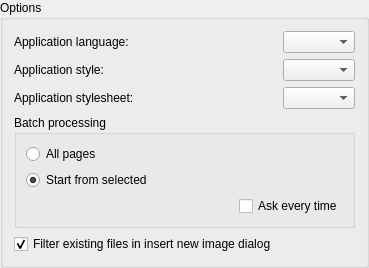
         <widget class="QGroupBox" name="optGeneral">
          <property name="title">
           <string>Options</string>
          </property>
          <layout class="QFormLayout" name="formLayout">
           <item row="0" column="1">
            <widget class="QComboBox" name="language">
             <property name="maximumSize">
              <size>
               <width>200</width>
               <height>16777215</height>
              </size>
             </property>
             <property name="sizeAdjustPolicy">
              <enum>QComboBox::AdjustToContents</enum>
             </property>
            </widget>
           </item>
           <item row="0" column="0">
            <widget class="QLabel" name="label">
             <property name="text">
              <string>Application language:</string>
             </property>
            </widget>
           </item>
           <item row="4" column="0" colspan="2">
            <widget class="QGroupBox" name="groupBox">
             <property name="title">
              <string>Batch processing</string>
             </property>
             <layout class="QVBoxLayout" name="verticalLayout_55">
              <item>
               <widget class="QRadioButton" name="startBatchProcessingDlgAllPages">
                <property name="text">
                 <string>All pages</string>
                </property>
                <property name="checked">
                 <bool>false</bool>
                </property>
               </widget>
              </item>
              <item>
               <widget class="QRadioButton" name="startBatchProcessingDlgFromSelected">
                <property name="text">
                 <string>Start from selected</string>
                </property>
                <property name="checked">
                 <bool>true</bool>
                </property>
               </widget>
              </item>
              <item>
               <layout class="QHBoxLayout" name="horizontalLayout_5">
                <item>
                 <spacer name="horizontalSpacer_5">
                  <property name="orientation">
                   <enum>Qt::Horizontal</enum>
                  </property>
                  <property name="sizeHint" stdset="0">
                   <size>
                    <width>40</width>
                    <height>20</height>
                   </size>
                  </property>
                 </spacer>
                </item>
                <item>
                 <widget class="QCheckBox" name="showStartBatchProcessingDlg">
                  <property name="text">
                   <string>Ask every time</string>
                  </property>
                 </widget>
                </item>
               </layout>
              </item>
             </layout>
            </widget>
           </item>
           <item row="5" column="0">
            <widget class="QCheckBox" name="cbDontUseNativeDlg">
             <property name="text">
              <string>Filter existing files in insert new image dialog</string>
             </property>
             <property name="checked">
              <bool>true</bool>
             </property>
            </widget>
           </item>
           <item row="1" column="0">
            <widget class="QLabel" name="lblStyle">
             <property name="text">
              <string>Application style:</string>
             </property>
            </widget>
           </item>
           <item row="1" column="1">
            <widget class="QComboBox" name="cbStyle">
             <property name="sizeAdjustPolicy">
              <enum>QComboBox::AdjustToContents</enum>
             </property>
            </widget>
           </item>
           <item row="2" column="1">
            <widget class="QComboBox" name="cbStyleSheet">
             <property name="sizeAdjustPolicy">
              <enum>QComboBox::AdjustToContents</enum>
             </property>
            </widget>
           </item>
           <item row="2" column="0">
            <widget class="QLabel" name="label_2">
             <property name="text">
              <string>Application stylesheet:</string>
             </property>
            </widget>
           </item>
          </layout>
         </widget>
